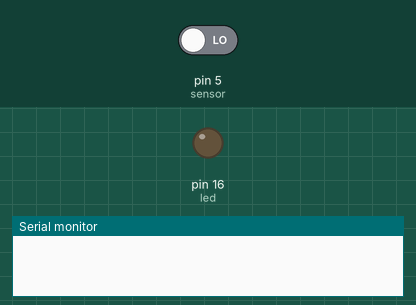
Bench run of a sketch on a simulated Arduino Uno, built with avr-gcc and run on an emulated ATmega328P. On the bench: output pins drawn as LEDs (lit = HIGH), the last lines printed to the serial monitor. Inputs (shaded band) come from the test bench; at power-on: pin 5 (sensor) LOW.

Above: at 1.2 s.
1.3 s: pin 5 (sensor) driven HIGH
At 2.4 s:
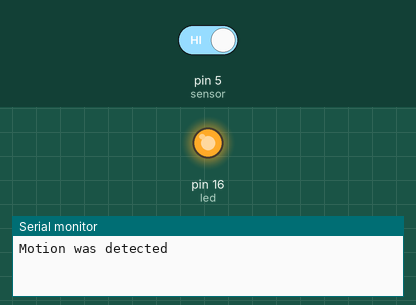
2.9 s: pin 5 (sensor) driven LOW
At 3.6 s:
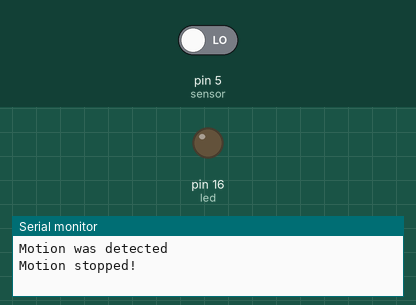
Timing chart, 0 to 5.9 s (numbered marks = the images above; inputs shaded):
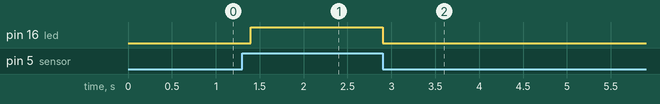

Measured:
- after the input at 1.3 s, pin 16 (led): LOW → HIGH after 0.10 s
- after the input at 2.9 s, pin 16 (led): HIGH → LOW at once

The sketch:

pirsensor.ino
```cpp
int led = 16;                // Define the LED as Pin 13
int sensor = 5;              // Define the Sensor Connected to Pin 4
int state = LOW;             // Motion Detection
int val = 0;                 // Store the value of sensor

void setup() {
  pinMode(led, OUTPUT);      // initialize the LED as the output
  pinMode(sensor, INPUT);    // initialize the sensor as the input
  Serial.begin(9600);        // Define the serial communication
}

void loop(){
  val = digitalRead(sensor);   // Reading the sensor value
  if (val == HIGH) {           // if sensor is high
    digitalWrite(led, HIGH);   // switch on the LED
    delay(100);                // 100 milliseconds delay

    if (state == LOW) {
      Serial.println("Motion was detected");
      state = HIGH;       // Update the variable state in to HIGH
    }
  }
  else {
      digitalWrite(led, LOW); // Turning off the LED
      delay(200);             // 200 milliseconds delay

      if (state == HIGH){
        Serial.println("Motion stopped!");
        state = LOW;       // update the variable state into LOW
    }
  }
}
```
